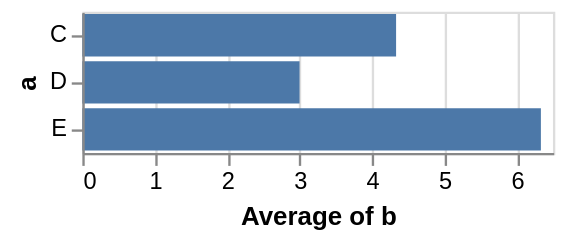

Describe this chart as a Vega-Lite specification.
### Vega specification from a JSON file in a GitHub repository (floating-point values rounded to 4 significant figures)
{"$schema": "https://vega.github.io/schema/vega/v5.json", "autosize": "pad", "padding": 5, "width": 200, "style": "cell", "data": [{"name": "source_0", "values": [{"a": "C", "b": 2}, {"a": "C", "b": 7}, {"a": "C", "b": 4}, {"a": "D", "b": 1}, {"a": "D", "b": 2}, {"a": "D", "b": 6}, {"a": "E", "b": 8}, {"a": "E", "b": 4}, {"a": "E", "b": 7}]}, {"name": "data_0", "source": "source_0", "transform": [{"type": "aggregate", "groupby": ["a"], "ops": ["average"], "fields": ["b"], "as": ["average_b"]}]}], "signals": [{"name": "y_step", "value": 20}, {"name": "height", "update": "bandspace(domain('y').length, 0.1, 0.05) * y_step"}], "marks": [{"name": "marks", "type": "rect", "style": ["bar"], "from": {"data": "data_0"}, "encode": {"update": {"fill": {"value": "#4c78a8"}, "x": {"scale": "x", "field": "average_b"}, "x2": {"scale": "x", "value": 0}, "y": {"scale": "y", "field": "a"}, "height": {"scale": "y", "band": true}}}}], "scales": [{"name": "x", "type": "linear", "domain": {"data": "data_0", "field": "average_b"}, "range": [0, {"signal": "width"}], "nice": true, "zero": true}, {"name": "y", "type": "band", "domain": {"data": "data_0", "field": "a", "sort": true}, "range": {"step": {"signal": "y_step"}}, "paddingInner": 0.1, "paddingOuter": 0.05}], "axes": [{"scale": "x", "orient": "bottom", "grid": false, "title": "Average of b", "labelFlush": true, "labelOverlap": true, "tickCount": {"signal": "ceil(width/40)"}, "zindex": 1}, {"scale": "x", "orient": "bottom", "gridScale": "y", "grid": true, "tickCount": {"signal": "ceil(width/40)"}, "domain": false, "labels": false, "maxExtent": 0, "minExtent": 0, "ticks": false, "zindex": 0}, {"scale": "y", "orient": "left", "grid": false, "title": "a", "zindex": 1}]}
